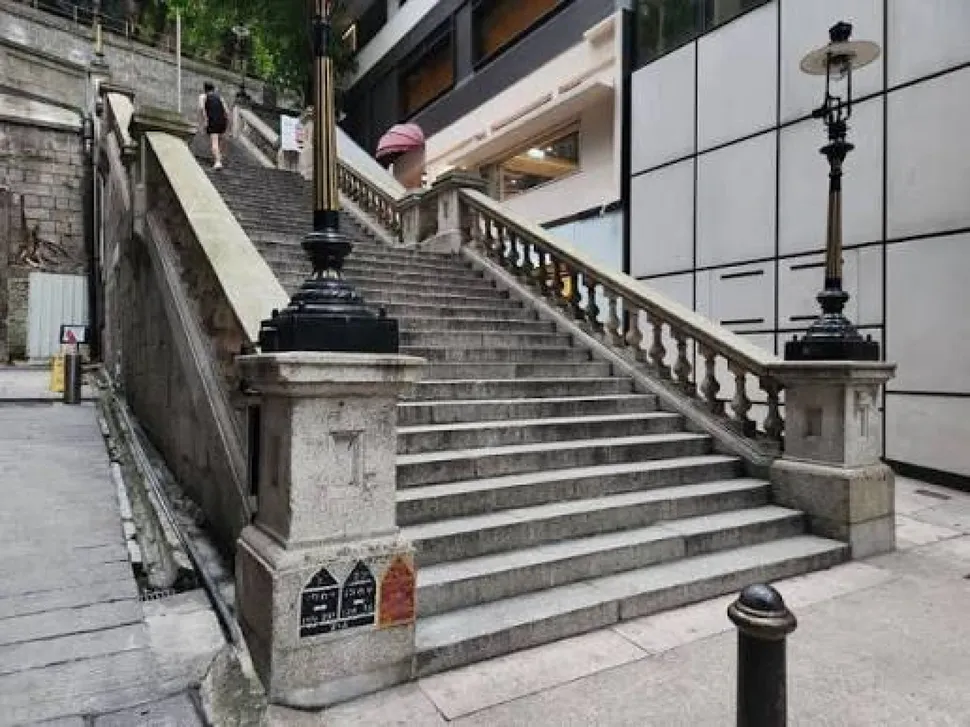
#> input picture assets/story/memo-lamp/stairs-photo.webp, 970 x 727 px, shrunk from 1872 x 1404 before the run
$ python vintage.py stairs-photo.webp memo-ref-lamp.webp 1.0
#> lines starting #> are read from the running program, lines starting #| are printed output that depends on the picture
"""Give an RGBA cutout the faded old-print look of the vintage photo.
usage: python vintage.py <cutout_rgba> <out_rgba> [strength]
"""
import sys
import numpy as np
from PIL import Image, ImageFilter
src, out = sys.argv[1:3]
s = float(sys.argv[3]) if len(sys.argv) > 3 else 1.0
im = np.asarray(Image.open(src).convert('RGBA')).astype(np.float64)
p, a = im[..., :3], im[..., 3:]
#> a: shape (727, 970, 1) float64; every value is 255
lum = (p * np.array([0.299, 0.587, 0.114])).sum(2, keepdims=True)
g = p * (1 - 0.3 * s) + lum * 0.3 * s                         # desaturate
g = g * (1 - 0.18 * s) + np.array([100, 70, 29]) * 0.18 * s     # lift blacks, warm
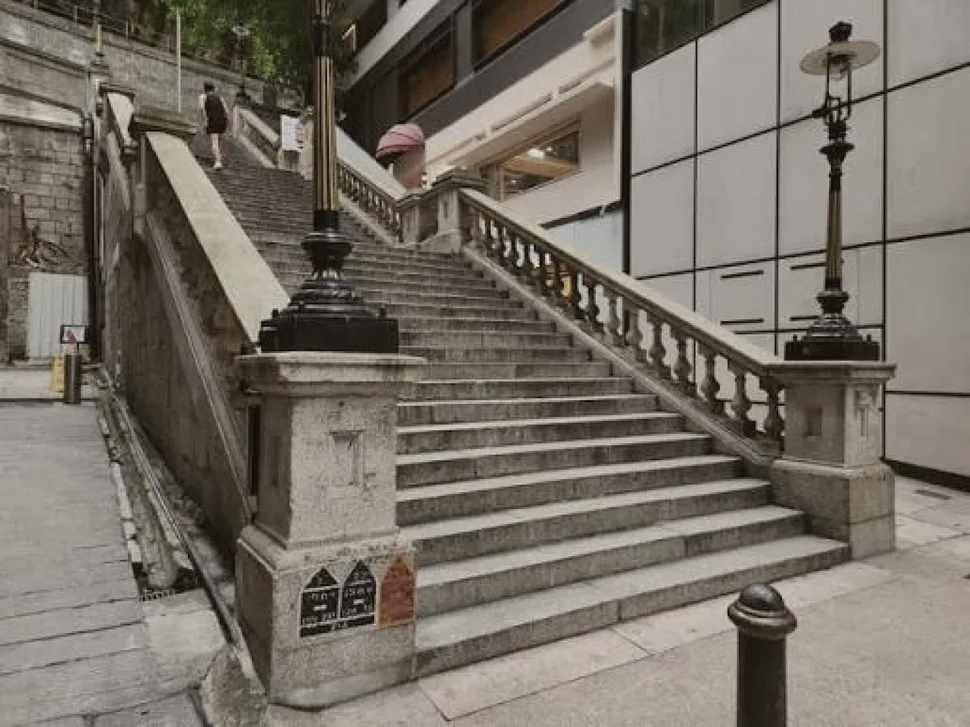
#> g: shape (727, 970, 3) float64; mean R, G, B 119.3, 112.7, 104
g = g * (np.array([1.0, 0.94, 0.8]) ** s)                       # yellowed paper
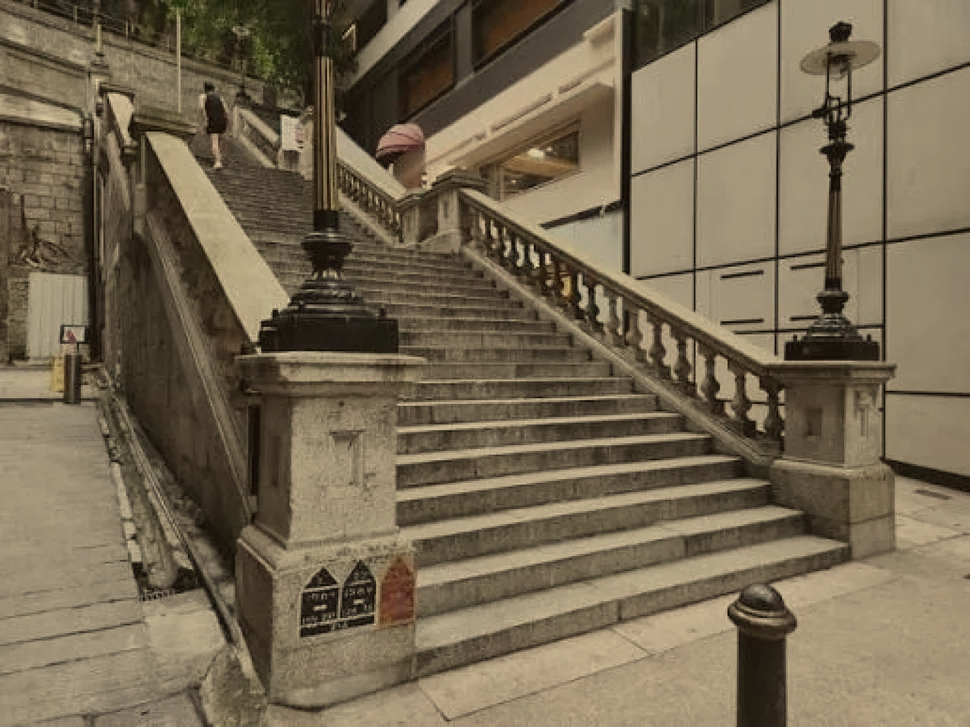
#> g: shape (727, 970, 3) float64; mean R, G, B 119.3, 106, 83.2
g = g * (1 - 0.05 * s)
rng = np.random.default_rng(3)
n = np.clip(rng.normal(0, 7 * s, p.shape[:2]) + 128, 0, 255).astype(np.uint8)
n = np.asarray(Image.fromarray(n).filter(ImageFilter.GaussianBlur(0.6))).astype(float)[..., None] - 128
g = np.clip(g + n, 0, 255)
Image.fromarray(np.concatenate([g, a], 2).astype(np.uint8)).save(out)
print('ok')
